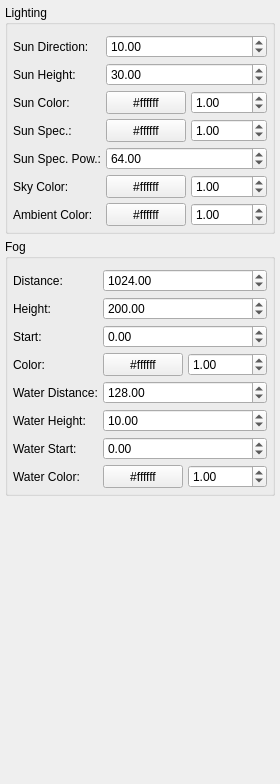
          <widget class="QWidget" name="swEnvironment">
           <property name="geometry">
            <rect>
             <x>0</x>
             <y>0</y>
             <width>280</width>
             <height>784</height>
            </rect>
           </property>
           <layout class="QFormLayout" name="formLayout_3">
            <property name="fieldGrowthPolicy">
             <enum>QFormLayout::AllNonFixedFieldsGrow</enum>
            </property>
            <property name="horizontalSpacing">
             <number>5</number>
            </property>
            <property name="verticalSpacing">
             <number>5</number>
            </property>
            <property name="leftMargin">
             <number>5</number>
            </property>
            <property name="topMargin">
             <number>5</number>
            </property>
            <property name="rightMargin">
             <number>5</number>
            </property>
            <property name="bottomMargin">
             <number>5</number>
            </property>
            <item row="0" column="0" colspan="2">
             <widget class="QGroupBox" name="gbEnvironmentLighting">
              <property name="title">
               <string>Lighting</string>
              </property>
              <layout class="QFormLayout" name="flEnvironmentLighting">
               <property name="horizontalSpacing">
                <number>5</number>
               </property>
               <property name="verticalSpacing">
                <number>5</number>
               </property>
               <property name="leftMargin">
                <number>5</number>
               </property>
               <property name="topMargin">
                <number>10</number>
               </property>
               <property name="rightMargin">
                <number>5</number>
               </property>
               <property name="bottomMargin">
                <number>5</number>
               </property>
               <item row="0" column="0">
                <widget class="QLabel" name="lbEnvironmentLightingSunDir">
                 <property name="text">
                  <string>Sun Direction:</string>
                 </property>
                </widget>
               </item>
               <item row="0" column="1">
                <widget class="QDoubleSpinBox" name="dsEnvironmentLightingSunDir">
                 <property name="wrapping">
                  <bool>true</bool>
                 </property>
                 <property name="minimum">
                  <double>-180.000000000000000</double>
                 </property>
                 <property name="maximum">
                  <double>180.000000000000000</double>
                 </property>
                 <property name="singleStep">
                  <double>10.000000000000000</double>
                 </property>
                 <property name="value">
                  <double>10.000000000000000</double>
                 </property>
                </widget>
               </item>
               <item row="1" column="0">
                <widget class="QLabel" name="lbEnvironmentLightingSunHeight">
                 <property name="text">
                  <string>Sun Height:</string>
                 </property>
                </widget>
               </item>
               <item row="1" column="1">
                <widget class="QDoubleSpinBox" name="dsEnvironmentLightingSunHeight">
                 <property name="maximum">
                  <double>90.000000000000000</double>
                 </property>
                 <property name="singleStep">
                  <double>10.000000000000000</double>
                 </property>
                 <property name="value">
                  <double>30.000000000000000</double>
                 </property>
                </widget>
               </item>
               <item row="2" column="0">
                <widget class="QLabel" name="lbEnvironmentLightingSunColor">
                 <property name="text">
                  <string>Sun Color:</string>
                 </property>
                </widget>
               </item>
               <item row="2" column="1">
                <widget class="QFrame" name="frEnvironmentLightingSunColor">
                 <layout class="QHBoxLayout" name="hlEnvironmentLightingSunColor">
                  <property name="spacing">
                   <number>5</number>
                  </property>
                  <property name="leftMargin">
                   <number>0</number>
                  </property>
                  <property name="topMargin">
                   <number>0</number>
                  </property>
                  <property name="rightMargin">
                   <number>0</number>
                  </property>
                  <property name="bottomMargin">
                   <number>0</number>
                  </property>
                  <item>
                   <widget class="QPushButton" name="pbEnvironmentLightingSunColor">
                    <property name="sizePolicy">
                     <sizepolicy hsizetype="Minimum" vsizetype="Ignored">
                      <horstretch>0</horstretch>
                      <verstretch>0</verstretch>
                     </sizepolicy>
                    </property>
                    <property name="text">
                     <string>#ffffff</string>
                    </property>
                   </widget>
                  </item>
                  <item>
                   <widget class="QDoubleSpinBox" name="dsEnvironmentLightingSunColorPower">
                    <property name="minimum">
                     <double>-1000.000000000000000</double>
                    </property>
                    <property name="maximum">
                     <double>1000.000000000000000</double>
                    </property>
                    <property name="singleStep">
                     <double>0.100000000000000</double>
                    </property>
                    <property name="value">
                     <double>1.000000000000000</double>
                    </property>
                   </widget>
                  </item>
                 </layout>
                </widget>
               </item>
               <item row="3" column="0">
                <widget class="QLabel" name="lbEnvironmentLightingSunSpec">
                 <property name="text">
                  <string>Sun Spec.:</string>
                 </property>
                </widget>
               </item>
               <item row="3" column="1">
                <widget class="QFrame" name="frEnvironmentLightingSunSpec">
                 <layout class="QHBoxLayout" name="hlEnvironmentLightingSunSpec">
                  <property name="spacing">
                   <number>5</number>
                  </property>
                  <property name="leftMargin">
                   <number>0</number>
                  </property>
                  <property name="topMargin">
                   <number>0</number>
                  </property>
                  <property name="rightMargin">
                   <number>0</number>
                  </property>
                  <property name="bottomMargin">
                   <number>0</number>
                  </property>
                  <item>
                   <widget class="QPushButton" name="pbEnvironmentLightingSunSpec">
                    <property name="sizePolicy">
                     <sizepolicy hsizetype="Minimum" vsizetype="Ignored">
                      <horstretch>0</horstretch>
                      <verstretch>0</verstretch>
                     </sizepolicy>
                    </property>
                    <property name="text">
                     <string>#ffffff</string>
                    </property>
                   </widget>
                  </item>
                  <item>
                   <widget class="QDoubleSpinBox" name="dsEnvironmentLightingSunSpecPower">
                    <property name="minimum">
                     <double>-1000.000000000000000</double>
                    </property>
                    <property name="maximum">
                     <double>1000.000000000000000</double>
                    </property>
                    <property name="singleStep">
                     <double>0.100000000000000</double>
                    </property>
                    <property name="value">
                     <double>1.000000000000000</double>
                    </property>
                   </widget>
                  </item>
                 </layout>
                </widget>
               </item>
               <item row="4" column="0">
                <widget class="QLabel" name="lbEnvironmentLightingSunSpecPow">
                 <property name="text">
                  <string>Sun Spec. Pow.:</string>
                 </property>
                </widget>
               </item>
               <item row="4" column="1">
                <widget class="QDoubleSpinBox" name="dsEnvironmentLightingSunSpecPow">
                 <property name="maximum">
                  <double>1000000.000000000000000</double>
                 </property>
                 <property name="value">
                  <double>64.000000000000000</double>
                 </property>
                </widget>
               </item>
               <item row="5" column="0">
                <widget class="QLabel" name="lbEnvironmentLightingSkyColor">
                 <property name="text">
                  <string>Sky Color:</string>
                 </property>
                </widget>
               </item>
               <item row="5" column="1">
                <widget class="QFrame" name="frEnvironmentLightingSkyColor">
                 <layout class="QHBoxLayout" name="hlEnvironmentLightingSkyColor">
                  <property name="spacing">
                   <number>5</number>
                  </property>
                  <property name="leftMargin">
                   <number>0</number>
                  </property>
                  <property name="topMargin">
                   <number>0</number>
                  </property>
                  <property name="rightMargin">
                   <number>0</number>
                  </property>
                  <property name="bottomMargin">
                   <number>0</number>
                  </property>
                  <item>
                   <widget class="QPushButton" name="pbEnvironmentLightingSkyColor">
                    <property name="sizePolicy">
                     <sizepolicy hsizetype="Minimum" vsizetype="Ignored">
                      <horstretch>0</horstretch>
                      <verstretch>0</verstretch>
                     </sizepolicy>
                    </property>
                    <property name="text">
                     <string>#ffffff</string>
                    </property>
                   </widget>
                  </item>
                  <item>
                   <widget class="QDoubleSpinBox" name="dsEnvironmentLightingSkyColorPower">
                    <property name="minimum">
                     <double>-1000.000000000000000</double>
                    </property>
                    <property name="maximum">
                     <double>1000.000000000000000</double>
                    </property>
                    <property name="singleStep">
                     <double>0.100000000000000</double>
                    </property>
                    <property name="value">
                     <double>1.000000000000000</double>
                    </property>
                   </widget>
                  </item>
                 </layout>
                </widget>
               </item>
               <item row="6" column="0">
                <widget class="QLabel" name="lbEnvironmentLightingAmbColor">
                 <property name="text">
                  <string>Ambient Color:</string>
                 </property>
                </widget>
               </item>
               <item row="6" column="1">
                <widget class="QFrame" name="frEnvironmentLightingAmbColor">
                 <layout class="QHBoxLayout" name="hlEnvironmentLightingAmbColor">
                  <property name="spacing">
                   <number>5</number>
                  </property>
                  <property name="leftMargin">
                   <number>0</number>
                  </property>
                  <property name="topMargin">
                   <number>0</number>
                  </property>
                  <property name="rightMargin">
                   <number>0</number>
                  </property>
                  <property name="bottomMargin">
                   <number>0</number>
                  </property>
                  <item>
                   <widget class="QPushButton" name="pbEnvironmentLightingAmbColor">
                    <property name="sizePolicy">
                     <sizepolicy hsizetype="Minimum" vsizetype="Ignored">
                      <horstretch>0</horstretch>
                      <verstretch>0</verstretch>
                     </sizepolicy>
                    </property>
                    <property name="text">
                     <string>#ffffff</string>
                    </property>
                   </widget>
                  </item>
                  <item>
                   <widget class="QDoubleSpinBox" name="dsEnvironmentLightingAmbColorPower">
                    <property name="minimum">
                     <double>-1000.000000000000000</double>
                    </property>
                    <property name="maximum">
                     <double>1000.000000000000000</double>
                    </property>
                    <property name="singleStep">
                     <double>0.100000000000000</double>
                    </property>
                    <property name="value">
                     <double>1.000000000000000</double>
                    </property>
                   </widget>
                  </item>
                 </layout>
                </widget>
               </item>
              </layout>
             </widget>
            </item>
            <item row="1" column="0" colspan="2">
             <widget class="QGroupBox" name="gbEnvironmentFog">
              <property name="title">
               <string>Fog</string>
              </property>
              <layout class="QFormLayout" name="flEnvironmentFog">
               <property name="horizontalSpacing">
                <number>5</number>
               </property>
               <property name="verticalSpacing">
                <number>5</number>
               </property>
               <property name="leftMargin">
                <number>5</number>
               </property>
               <property name="topMargin">
                <number>10</number>
               </property>
               <property name="rightMargin">
                <number>5</number>
               </property>
               <property name="bottomMargin">
                <number>5</number>
               </property>
               <item row="0" column="0">
                <widget class="QLabel" name="lbEnvironmentFogDist">
                 <property name="text">
                  <string>Distance:</string>
                 </property>
                </widget>
               </item>
               <item row="0" column="1">
                <widget class="QDoubleSpinBox" name="dsEnvironmentFogDist">
                 <property name="minimum">
                  <double>0.000000000000000</double>
                 </property>
                 <property name="maximum">
                  <double>1000000.000000000000000</double>
                 </property>
                 <property name="singleStep">
                  <double>128.000000000000000</double>
                 </property>
                 <property name="value">
                  <double>1024.000000000000000</double>
                 </property>
                </widget>
               </item>
               <item row="1" column="0">
                <widget class="QLabel" name="lbEnvironmentFogHeight">
                 <property name="text">
                  <string>Height:</string>
                 </property>
                </widget>
               </item>
               <item row="1" column="1">
                <widget class="QDoubleSpinBox" name="dsEnvironmentFogHeight">
                 <property name="maximum">
                  <double>1000000.000000000000000</double>
                 </property>
                 <property name="singleStep">
                  <double>100.000000000000000</double>
                 </property>
                 <property name="value">
                  <double>200.000000000000000</double>
                 </property>
                </widget>
               </item>
               <item row="4" column="0">
                <widget class="QLabel" name="lbEnvironmentFogWaterDist">
                 <property name="text">
                  <string>Water Distance:</string>
                 </property>
                </widget>
               </item>
               <item row="4" column="1">
                <widget class="QDoubleSpinBox" name="dsEnvironmentFogWaterDist">
                 <property name="minimum">
                  <double>0.000000000000000</double>
                 </property>
                 <property name="maximum">
                  <double>1000000.000000000000000</double>
                 </property>
                 <property name="singleStep">
                  <double>128.000000000000000</double>
                 </property>
                 <property name="value">
                  <double>128.000000000000000</double>
                 </property>
                </widget>
               </item>
               <item row="5" column="0">
                <widget class="QLabel" name="lbEnvironmentFogWaterHeight">
                 <property name="text">
                  <string>Water Height:</string>
                 </property>
                </widget>
               </item>
               <item row="5" column="1">
                <widget class="QDoubleSpinBox" name="dsEnvironmentFogWaterHeight">
                 <property name="maximum">
                  <double>1000000.000000000000000</double>
                 </property>
                 <property name="singleStep">
                  <double>10.000000000000000</double>
                 </property>
                 <property name="value">
                  <double>10.000000000000000</double>
                 </property>
                </widget>
               </item>
               <item row="3" column="0">
                <widget class="QLabel" name="lbEnvironmentFogColor">
                 <property name="text">
                  <string>Color:</string>
                 </property>
                </widget>
               </item>
               <item row="7" column="0">
                <widget class="QLabel" name="lbEnvironmentFogWaterColor">
                 <property name="text">
                  <string>Water Color:</string>
                 </property>
                </widget>
               </item>
               <item row="3" column="1">
                <widget class="QFrame" name="frEnvironmentFogColor">
                 <layout class="QHBoxLayout" name="hlEnvironmentFogColor">
                  <property name="spacing">
                   <number>5</number>
                  </property>
                  <property name="leftMargin">
                   <number>0</number>
                  </property>
                  <property name="topMargin">
                   <number>0</number>
                  </property>
                  <property name="rightMargin">
                   <number>0</number>
                  </property>
                  <property name="bottomMargin">
                   <number>0</number>
                  </property>
                  <item>
                   <widget class="QPushButton" name="pbEnvironmentFogColor">
                    <property name="sizePolicy">
                     <sizepolicy hsizetype="Minimum" vsizetype="Ignored">
                      <horstretch>0</horstretch>
                      <verstretch>0</verstretch>
                     </sizepolicy>
                    </property>
                    <property name="text">
                     <string>#ffffff</string>
                    </property>
                   </widget>
                  </item>
                  <item>
                   <widget class="QDoubleSpinBox" name="dsEnvironmentFogColorPower">
                    <property name="minimum">
                     <double>-1000.000000000000000</double>
                    </property>
                    <property name="maximum">
                     <double>1000.000000000000000</double>
                    </property>
                    <property name="singleStep">
                     <double>0.100000000000000</double>
                    </property>
                    <property name="value">
                     <double>1.000000000000000</double>
                    </property>
                   </widget>
                  </item>
                 </layout>
                </widget>
               </item>
               <item row="7" column="1">
                <widget class="QFrame" name="frEnvironmentFogWaterColor">
                 <layout class="QHBoxLayout" name="hlEnvironmentFogWaterColor">
                  <property name="spacing">
                   <number>5</number>
                  </property>
                  <property name="leftMargin">
                   <number>0</number>
                  </property>
                  <property name="topMargin">
                   <number>0</number>
                  </property>
                  <property name="rightMargin">
                   <number>0</number>
                  </property>
                  <property name="bottomMargin">
                   <number>0</number>
                  </property>
                  <item>
                   <widget class="QPushButton" name="pbEnvironmentFogWaterColor">
                    <property name="sizePolicy">
                     <sizepolicy hsizetype="Minimum" vsizetype="Ignored">
                      <horstretch>0</horstretch>
                      <verstretch>0</verstretch>
                     </sizepolicy>
                    </property>
                    <property name="text">
                     <string>#ffffff</string>
                    </property>
                   </widget>
                  </item>
                  <item>
                   <widget class="QDoubleSpinBox" name="dsEnvironmentFogWaterColorPower">
                    <property name="minimum">
                     <double>-1000.000000000000000</double>
                    </property>
                    <property name="maximum">
                     <double>1000.000000000000000</double>
                    </property>
                    <property name="singleStep">
                     <double>0.100000000000000</double>
                    </property>
                    <property name="value">
                     <double>1.000000000000000</double>
                    </property>
                   </widget>
                  </item>
                 </layout>
                </widget>
               </item>
               <item row="2" column="0">
                <widget class="QLabel" name="lbEnvironmentFogStart">
                 <property name="text">
                  <string>Start:</string>
                 </property>
                </widget>
               </item>
               <item row="2" column="1">
                <widget class="QDoubleSpinBox" name="dsEnvironmentFogStart">
                 <property name="minimum">
                  <double>-1000000.000000000000000</double>
                 </property>
                 <property name="maximum">
                  <double>1000000.000000000000000</double>
                 </property>
                 <property name="singleStep">
                  <double>10.000000000000000</double>
                 </property>
                </widget>
               </item>
               <item row="6" column="0">
                <widget class="QLabel" name="lbEnvironmentFogWaterStart">
                 <property name="text">
                  <string>Water Start:</string>
                 </property>
                </widget>
               </item>
               <item row="6" column="1">
                <widget class="QDoubleSpinBox" name="dsEnvironmentFogWaterStart">
                 <property name="minimum">
                  <double>-1000000.000000000000000</double>
                 </property>
                 <property name="maximum">
                  <double>1000000.000000000000000</double>
                 </property>
                 <property name="singleStep">
                  <double>10.000000000000000</double>
                 </property>
                </widget>
               </item>
              </layout>
             </widget>
            </item>
           </layout>
          </widget>
